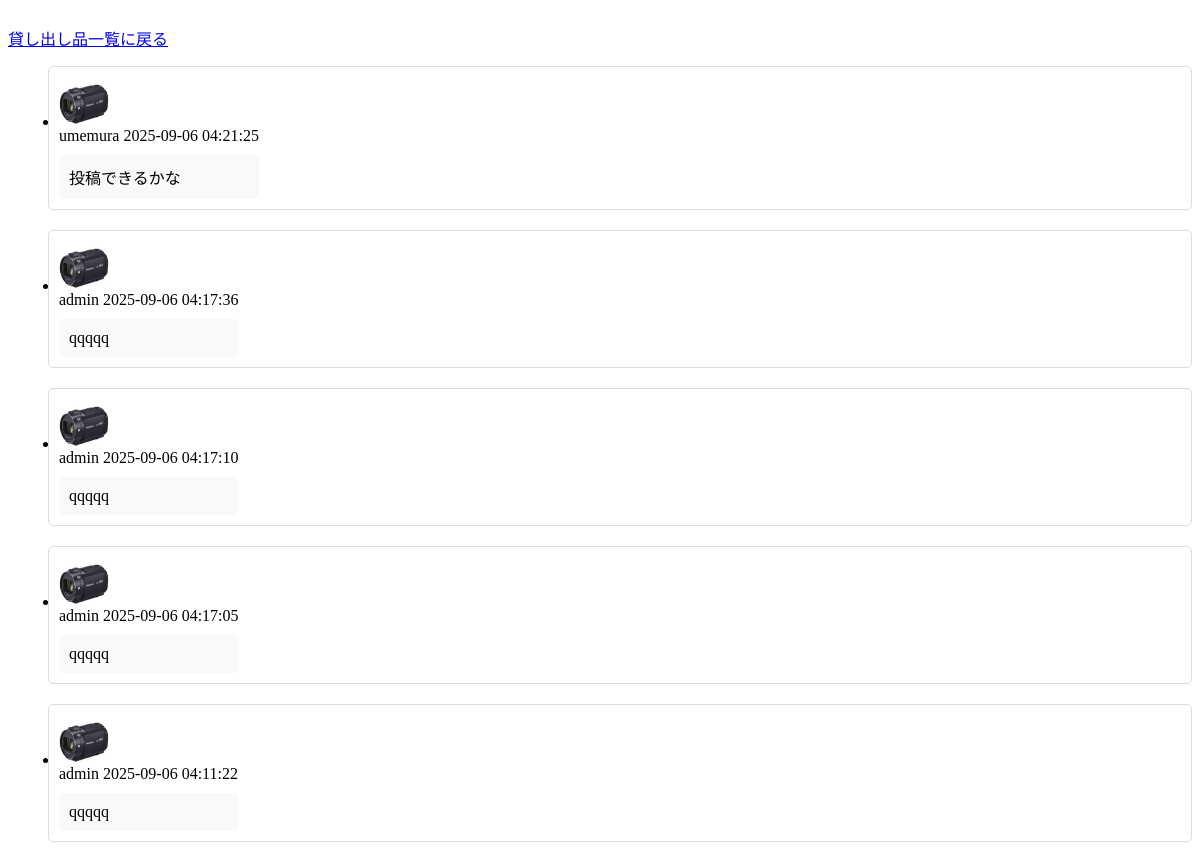
Page /mess on the committed database.
### config.py (models this page shows)
class Message(Model):
    id = IntegerField(primary_key=True)
    user = ForeignKeyField(User, backref="messages", on_delete="CASCADE")  # 参照先が削除された場合は削除する
    content = TextField()
    pub_date = TimestampField(default=datetime.datetime.now)
    reply_to = ForeignKeyField(
        "self", backref="messages", on_delete="CASCADE", null=True
    )  # 参照先が削除された場合は削除する nullを許容する
    class Meta:
        database = db
        table_name = "messages"

class User(UserMixin, Model):
    id = IntegerField(primary_key=True)
    name = CharField(unique=True)
    email = CharField(unique=True)
    password = TextField()
    class Meta:
        database = db
        table_name = "users"

### app.py (the view)
@app.route("/mess", methods=["GET", "POST"])
def mess():
    if request.method == "POST" and current_user.is_authenticated:
        Message.create(user=current_user, content=request.form["content"])
    messages = (
        Message.select()
        .where(Message.reply_to.is_null(True))
        .order_by(Message.pub_date.desc(), Message.id.desc())
    )
    return render_template("/select_item/message.html", messages=messages)

### templates/select_item/message.html (shortened to what this page needs)
    <a href="/select">貸し出し品一覧に戻る</a>
    <ul>
        {% for message in messages %}
        <div class="message">
            <li>
                <img src="/static/s1.jpg" alt="ユーザー画像">
                <div class="message-info">
                    <div>{{ message.user.name }} {{ message.pub_date }}</div>
                    <div class="message-content">
                        {{ message.content }}
                    </div>
                </div>
            </li>
        </div>
        {% endfor %}
    </ul>

### templates/select_item/message.html (style rules this page uses)
.message { display: flex; align-items: center; margin-bottom: 20px; padding: 10px; border: 1px solid #ddd; border-radius: 5px; }
.message img { width: 50px; height: 50px; margin-right: 15px; border-radius: 50%; }
.message-info { display: flex; flex-direction: column; justify-content: center; }
.message-content { margin-top: 10px; padding: 10px; background-color: #f9f9f9; border-radius: 5px; }

### rows in the picture
Message: user.name "umemura", pub_date "2025-09-06 04:21:25", content "投稿できるかな"
Message: user.name "admin", pub_date "2025-09-06 04:17:36", content "qqqqq"
Message: user.name "admin", pub_date "2025-09-06 04:17:10", content "qqqqq"
Message: user.name "admin", pub_date "2025-09-06 04:17:05", content "qqqqq"
Message: user.name "admin", pub_date "2025-09-06 04:11:22", content "qqqqq"
